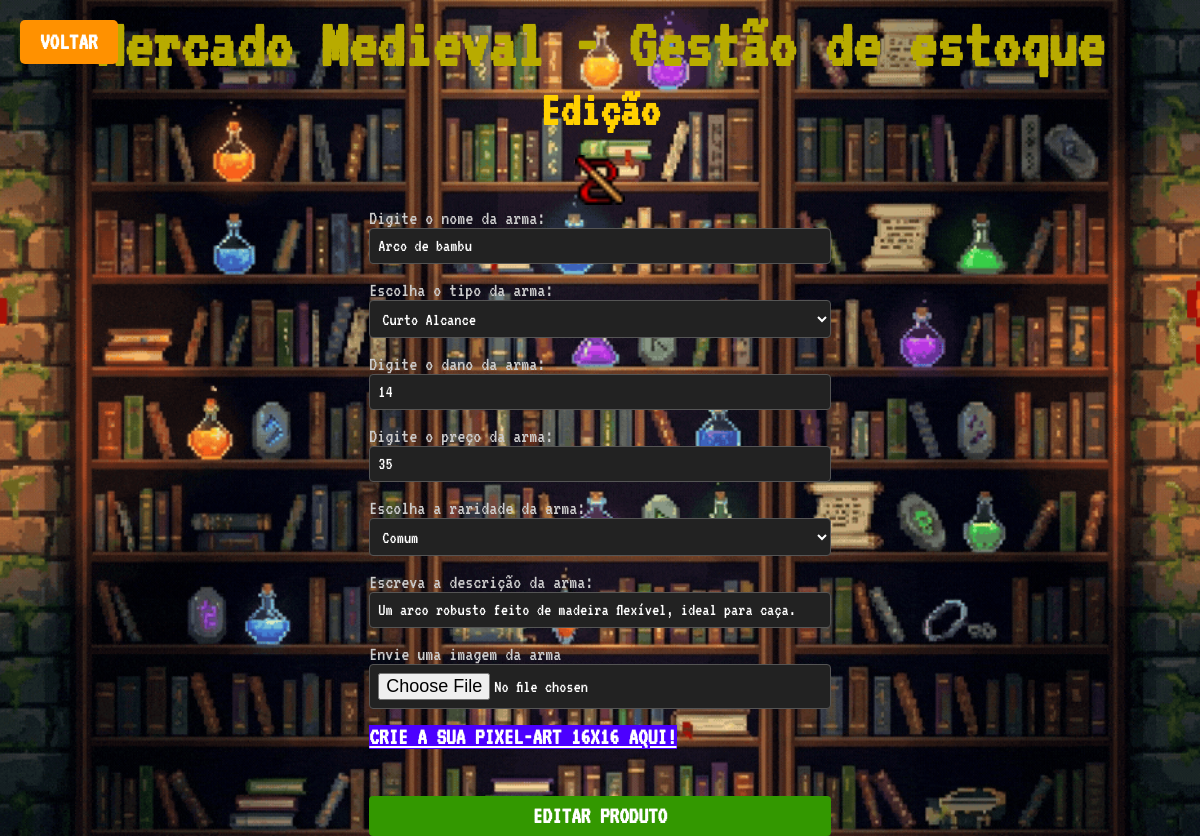
Screenshot of /editar-produto.php?id=2 with the database file from the repository.
### tables this page shows
CREATE TABLE produtos (
id INT AUTO_INCREMENT NOT NULL PRIMARY KEY,
nome VARCHAR(255) NOT NULL,
tipo VARCHAR(255) NOT NULL,
dano INT NOT NULL,
preco INT NOT NULL,
raridade VARCHAR(255) NOT NULL,
descricao TEXT NOT NULL,
imagem VARCHAR(255) NOT NULL
);

### src/repositorio/repositorio.php (called while the page is built, shortened)
<?php
class ProdutoRepositorio
{
    private PDO $pdo;
    public function __construct(PDO $pdo)
    {
        $this->pdo=$pdo;
    }
    private function formarObjeto($dados)
    {
        return new Produto($dados['id'],
            $dados['nome'],
            $dados['tipo'],
            $dados['dano'],
            $dados['preco'],
            $dados['raridade'],
            $dados['descricao'],
            $dados['imagem']
        );
    }
    public function buscar(int $id)
    {
        $sql = "SELECT * FROM produtos WHERE id = ?";
        $statement = $this->pdo->prepare($sql);
        $statement->bindValue(1, $id);
        $statement->execute();
        $dados= $statement->fetch(PDO::FETCH_ASSOC);
        return $this->formarObjeto($dados);
    }
}

### src/modelo/produto.php (called while the page is built, shortened)
<?php
class Produto
{
    private string $nome;
    private int $dano;
    private int $preco;
    private string $raridade;
    private string $descricao;
    private ?string $imagem;
    public function __construct(?int $id, string $nome, string $tipo, int $dano, int $preco, string $raridade, string $descricao, ?string $imagem = "arma_default.png")
    {
        $this->nome = $nome;
        $this->dano = $dano;
        $this->preco = $preco;
        $this->raridade = $raridade;
        $this->descricao = $descricao;
        $this->imagem = $imagem;
    }
    public function getNome():string
    {
        return $this->nome;
    }
    public function getDano():int
    {
        return $this->dano;
    }
    public function getPreco():int
    {
        return $this->preco;
    }
    public function getRaridade():string
    {
        return $this->raridade;
    }
    public function getDescricao():string
    {
        return $this->descricao;
    }
    public function getImagemDiretorio(): string
    {
        return "img/".$this->imagem;
    }
}

### editar-produto.php (the view, shortened to what this page needs)
<?php
  require "src/conexao.php";
  require "src/modelo/produto.php";
  require "src/repositorio/repositorio.php";
  $produtoRepositorio = new ProdutoRepositorio($pdo);
  if (isset($_POST['editar'])){
    $produto = new Produto($_POST['id'],
      $_POST['nome'],
      $_POST['tipo'],
      $_POST['dano'],
      $_POST['preco'],
      $_POST['raridade'],
      $_POST['descricao'],
      $_POST['imagem_antiga'],);
if (isset($_FILES['imagem']) && !empty($_FILES['imagem']['name'])){
    $produto->setImagem(uniqId() . $_FILES['imagem']['name']);
    move_uploaded_file($_FILES['imagem']['tmp_name'], $produto->getImagemDiretorio());
   }
    $produtoRepositorio->atualizar($produto);
    header("Location: index.php");
    exit();
  } else {
    $produto = $produtoRepositorio->buscar($_GET['id']);
  }
?>
<!DOCTYPE html>
<html>
    <head>
        <link rel="stylesheet" href="css/editar.css">
        <h1 class="titulo">
          <strong>
            Mercado Medieval - Gestão de estoque
          </strong>
        </h1>
        <h2 class="subtitulo">
            Edição
        </h2>
    </head>
<body>
  <div class="cenario-3d">
    <img class="imagem-giratória" alt="item girando" src="<?= $produto->getImagemDiretorio()?>"><br>
  </div>
  <form method="post" enctype="multipart/form-data">
    <label for="nome">Digite o nome da arma:</label><br>
    <input type="text" id="nome" name="nome" placeholder="Digite o nome da arma" value="<?= $produto->getNome()?>" required> <br><br>
    <label for="tipo">Escolha o tipo da arma:</label><br>
    <select type="text" id="tipo" name="tipo">
      <option value="Curto-Alcance">Curto Alcance</option>
    </select><br><br>
    <label for="dano">Digite o dano da arma:</label><br>
    <input type="number" id="dano" name="dano" placeholder="Digite o dano da arma" value="<?= $produto->getDano()?>" required> <br><br>
    <label for="preco">Digite o preço da arma:</label><br>
    <input type="number" id="preco" name="preco" placeholder="Digite o preço da arma" value="<?= $produto->getPreco()?>" required> <br><br>
    <label for="raridade">Escolha a raridade da arma:</label><br>
    <select type="text" id="raridade" name="raridade" value="<?= $produto->getRaridade()?>" required>
      <option value="Comum">Comum</option>
    </select><br><br>
    <label for="descricao">Escreva a descrição da arma:</label><br>
    <input type="text" id="descricao" name="descricao" placeholder="Digite a descrição da arma" value="<?= $produto->getDescricao()?>" required> <br><br>
    <label for="imagem">Envie uma imagem da arma</label>
    <input type="file" accept="image/*" id="imagem" name="imagem" placeholder="Envie uma imagem"> <br><br>
    <a class="link" href=https://www.pixilart.com/draw/16x16-6ec491154b5c687 target="_blank">Crie a sua Pixel-art 16x16 aqui!</a><br><br><br>
    <input name="editar" type="submit" class="botao-editar" value="Editar Produto"/>
    <a href=index.php class="botao-voltar">Voltar</a>
  </form>
</body>
</html>

### css/editar.css (style rules this page uses)
body { background-image: url('background.gif'); background-size: cover; background-position: center; background-repeat: no-repeat; background-attachment: fixed; min-height: 100vh; margin: 0; font-family: 'VT323', monospace; display: flex; flex-direction: column; justify-content: center; align-items: center; }
label { font-size: 20px; color: #ccc; margin-bottom: -5px; }
.titulo { font-family: 'VT323', monospace; font-size: 70px; color: rgb(184, 171, 0); text-align: center; margin-bottom: 0px; margin-top: 10px; }
.subtitulo { font-family: 'VT323', monospace; font-size: 50px; color: rgb(255, 208, 0); text-align: center; margin-bottom: 20px; margin-top: 5px; }
input, select { background-color: #222; border: 1px solid #555; color: white; font-family: 'VT323', monospace; font-size: 18px; padding: 8px; border-radius: 4px; width: 100%; box-sizing: border-box; }
.link { background-color: #4c00ff; color: rgb(255, 255, 255); font-size: 24px; margin-top: 15px; border: none; cursor: pointer; text-transform: uppercase; font-weight: bold; transition: 0.2s; }
.botao-editar { background-color: #339800; color: rgb(255, 255, 255); font-size: 24px; margin-top: 15px; border: none; cursor: pointer; text-transform: uppercase; font-weight: bold; transition: 0.2s; }
.botao-voltar { background-color: #ff9100; color: rgb(255, 255, 255); font-size: 24px; border: none; cursor: pointer; text-transform: uppercase; font-weight: bold; transition: 0.2s; text-decoration: none; padding: 10px 20px; border-radius: 5px; position: absolute; top: 20px; left: 20px; }
.imagem-giratória { width: 50px; height: 50px; object-fit: cover; margin: 0 auto; }

### rows the page displays
produtos: imagem (picture), nome "Arco de bambu", dano "14", preco "35", raridade "Comum", descricao "Um arco robusto feito de madeira flexível, ideal para caça."
